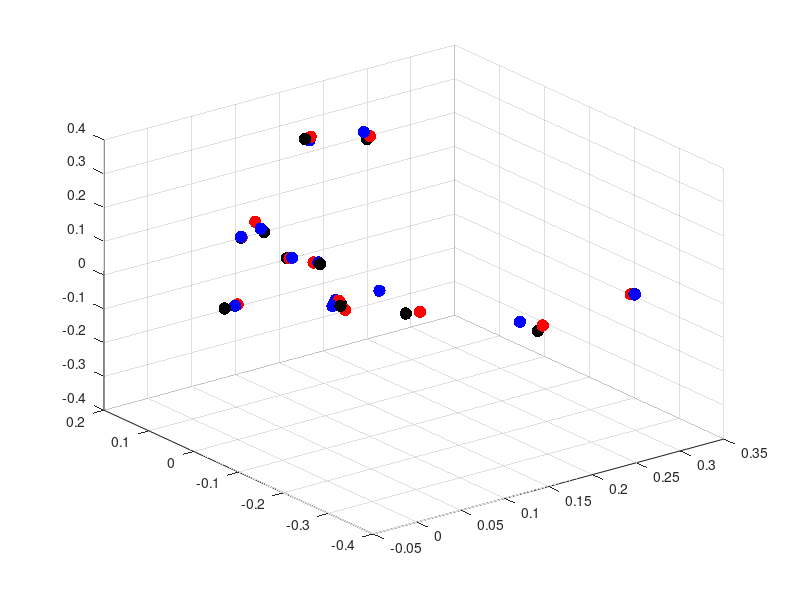

This chart was generated by the following MATLAB code: (Note: this script raises an error after producing the figure.)
%%%%Matlab script for Feng/Raman et al%%%%
%Date: 12/10/2019

%Needed workspace

%workspace.mat contains data pertaining to manuscript
%Structures included in workspace
    %BPM: Binary Phenotype Matrix data
    %colorMap: colormap matrix for plotting Fig. 2B
    %colorMap2: colormap matrix for plotting Fig. 4
    %fitness: COPRO SEQ fitness data with delineation of rows as organisms
    %nutrients: Data pertaining to metabolic naalytes
    %RNA_seq: Data pertaining to RNA-seq
    
%% Load necessary workspace

load Workspace_FengRaman.mat
    
%% Create Fig. 2B

%Running this section by itself will create Fig. 2B
%The excel file 'Fitness_Ev1_RNA_seq_forFig2A.xlsx' shows the linear
%correlation between projection along PC1 and bacterial fitness shown in
%Fig. 2C

%Step 1: Create mcSEED enrichment matrix (shown in Fig. 2A)

%Step 1a: mcSEED enrichment matrix for S2 organisms
    
fn = fieldnames(RNA_seq.S2);
counter = 0;
for k=1:numel(fn);
    if(isnumeric(RNA_seq.S2.(fn{k})));
        counter = counter + 1;
        RNA_seq.S2.(fn{k})(:,21) = zeros(length(RNA_seq.S2.(fn{k})(:,1)),1); %Create column of zeros to separate values from means
        RNA_seq.S2.(fn{k})(:,22) = mean(RNA_seq.S2.(fn{k})(:,1:5)'); %mcSEED average of S2 only
        RNA_seq.S2.S2_mat(counter,:) = RNA_seq.S2.(fn{k})(:,22); %row 1 is S2 only
        %counter = counter + 1;
        RNA_seq.S2.(fn{k})(:,23) = mean(RNA_seq.S2.(fn{k})(:,6:10)'); %mcSEED average of S1-->S2
        %RNA_seq.S2.S2_mat(counter,:) = RNA_seq.S2.(fn{k})(:,23); %row 1 is S1-->S2
        counter = counter + 1;
        RNA_seq.S2.(fn{k})(:,24) = mean(RNA_seq.S2.(fn{k})(:,11:15)'); %mcSEED average of S2-->S1
        RNA_seq.S2.S2_mat(counter,:) = RNA_seq.S2.(fn{k})(:,24); %row 2 is S2-->S1
        counter = counter + 1;
        RNA_seq.S2.(fn{k})(:,25) = mean(RNA_seq.S2.(fn{k})(:,16:20)'); %mcSEED average of S1 + S2
        RNA_seq.S2.S2_mat(counter,:) = RNA_seq.S2.(fn{k})(:,25); %row 3 is S1 + S2
    end;
end;    

%At the end of the above 'for-loop', RNA_seq.S2.S2_mat is a matrix of the
%mcSEED metabolic pathway content for only the S2 organisms


%Step 1b: mcSEED enrichment matrix for S1 organisms

%Create mcSEED enrichment matrices for each of the S1 organisms
clear fn
fn = fieldnames(RNA_seq.S1);
counter = 0;
for k=1:numel(fn);
    if(isnumeric(RNA_seq.S1.(fn{k})));
        RNA_seq.S1.(fn{k})(:,21) = zeros(length(RNA_seq.S1.(fn{k})(:,1)),1); %Create column of zeros
        RNA_seq.S1.(fn{k})(:,22) = mean(RNA_seq.S1.(fn{k})(:,1:5)'); %mcSEED average of S1 only
        RNA_seq.S1.(fn{k})(:,23) = mean(RNA_seq.S1.(fn{k})(:,6:10)'); %mcSEED average of S1-->S2
        RNA_seq.S1.(fn{k})(:,24) = mean(RNA_seq.S1.(fn{k})(:,11:15)'); %mcSEED average of S2-->S1
        RNA_seq.S1.(fn{k})(:,25) = mean(RNA_seq.S1.(fn{k})(:,16:20)'); %mcSEED average of S1 + S2
    end;
end;
tmp = RNA_seq.S1.E_coli(:,22:25);
tmp = tmp';
tmp2 = RNA_seq.S2.S2_mat;
RNA_seq.enrichment_matrices.Ecoli = vertcat(tmp,tmp2);
clear tmp 

tmp = RNA_seq.S1.E_cass(:,22:25);
tmp = tmp';
RNA_seq.enrichment_matrices.Ecass = vertcat(tmp,tmp2);
clear tmp

tmp = RNA_seq.S1.C_bolteae(:,22:25);
tmp = tmp';
RNA_seq.enrichment_matrices.Cbolteae = vertcat(tmp,tmp2);
clear tmp

tmp = RNA_seq.S1.C_inoc(:,22:25);
tmp = tmp';
RNA_seq.enrichment_matrices.Cinoc = vertcat(tmp,tmp2);
clear tmp

%Step 1c: Add pseudocount
clear fn
fn = fieldnames(RNA_seq.enrichment_matrices);
for k=1:numel(fn);
        RNA_seq.enrichment_matrices.(fn{k}) = RNA_seq.enrichment_matrices.(fn{k}) + 0.1; %Add pseudocount
        RNA_seq.enrichment_matrices.(fn{k}) = log(RNA_seq.enrichment_matrices.(fn{k})./RNA_seq.enrichment_matrices.(fn{k})(1,:)); %Compute enrichment with S1 only being the reference
end;

%Step 1d: Create enrichment matrix shown in right panel of Fig. 2A
tmp = RNA_seq.S1.E_coli(:,23:25)';
tmp1 = RNA_seq.S1.E_cass(:,23:25)';
tmp2 = RNA_seq.S1.C_inoc(:,23:25)';
tmp3 = RNA_seq.S1.C_bolteae(:,23:25)';
tmp4 = vertcat(tmp,tmp1,tmp2,tmp3);

tmp4 = vertcat(tmp4,RNA_seq.S2.S2_mat);
tmp4 = tmp4 + 0.1; %Add pseudocount
tmp4 = log10(tmp4./tmp4(28,:)); %'tmp4' is the enrichment matrix with P distasonis S1-->S2 as reference


%Step 2: Perform eigendecomposition of mcSEED enrichment matrix
[x,y] = eig(cov(tmp4')); x = fliplr(x); y = diag(y); y = flipud(y); y = y/sum(y);
%x are the projections along eigenvectors and y are the eigenvectors
figure; scatter3(x(:,1),x(:,2),x(:,3),80,colorMap,'filled'); %Fig. 2B

%% Create Fig. 3B

%PC1 contains the information regarding high fitness. Performing SVD on the
%tmp4 matrix and isolating the projections corresponding to the first
%singular value will tell us which mcSEED subsystems create the PC1 axis

[U,S,V] = svd(RNA_seq.mcSEED_space.matrix);
U = U(:,1); S = S(1,1); V = V(:,1); V1 = V'; %Right singular vectors contain necessary information
new_mat = U*S*V1; %New matrix only considers eigenvector 1
figure; histogram(V1,50); %Histogram shown in Fig. 3B
[a,b] = sortrows(V); 
mcSEED_pathways_V1_ordered = RNA_seq.pathway_modules(b); %Labels shown in Fig. 3B

%% Create Fig. 3C

%Create matrix of mcSEED_enrichment with top 9 and bottom 9 (top 10% and
%bottom 10% SVD projection)

RNA_seq.mcSEED_space.matrix_trm = RNA_seq.mcSEED_space.matrix(:,[RNA_seq.SVD_analysis.V_srtd_b(1:9),RNA_seq.SVD_analysis.V_srtd_b(end-8:end)]);

%Hierarchically cluster by strain, Fig. 3C, left panel
clear Z H T out
Z = linkage(RNA_seq.mcSEED_space.matrix_trm,'average');
[H,T,out] = dendrogram(Z,36); %Dendrogram shown in Fig. 3C
RNA_seq.mcSEED_space.matrix_trm_reordered = RNA_seq.mcSEED_space.matrix_trm(out,:);
figure; imagesc(RNA_seq.mcSEED_space.matrix_trm_reordered); colormap gray; axis equal

%% Create Fig. 4A
%E faecium is a microbe that doesn't survive the introduction of S2 as well
%as the others. Why? Analyze its RNA-seq data. However, the S1-->S2
%colonization condition only contained 0.2% and as a result had a low
%RNA-seq data generation. So only look at S2-->S1 and S1 + S2 as well as S1
%and compare to the other organisms that survive by normalizing to the S1
%alone condition. 

RNA_seq.S1.E_faecium(:,16) = zeros(length(RNA_seq.S1.E_faecium(:,1)),1); %Column of zeros
RNA_seq.S1.E_faecium(:,17) = mean(RNA_seq.S1.E_faecium(:,1:5)'); %Mean of S1 only
RNA_seq.S1.E_faecium(:,18) = mean(RNA_seq.S1.E_faecium(:,6:10)'); %Mean of S2-->S1
RNA_seq.S1.E_faecium(:,19) = mean(RNA_seq.S1.E_faecium(:,11:15)'); %Mean of S1 + S2

clear tmp tmp1 tmp2 tmp3
tmp = RNA_seq.S1.E_coli(:,22:25)';
tmp1 = RNA_seq.S1.E_cass(:,22:25)';
tmp2 = RNA_seq.S1.C_inoc(:,22:25)';
tmp3 = RNA_seq.S1.C_bolteae(:,22:25)';
tmp4 = RNA_seq.S1.E_faecium(:,17:19)';

tmp5 = vertcat(tmp, tmp1, tmp2, tmp3, tmp4);
tmp5 = tmp5(:,[RNA_seq.SVD_analysis.V_srtd_b(1:9),RNA_seq.SVD_analysis.V_srtd_b(end-8:end)]);
tmp5 = tmp5 +0.1; %Pseudocount
tmp5 = log10(tmp5./tmp5(17,:)); %Normalize
clear x y
[x y] = eig(cov(tmp5')); x = fliplr(x); y = diag(y); y = flipud(y); y = y/sum(y);

figure; scatter3(x(:,1),x(:,2),x(:,3),80,colorMap2,'filled'); %Fig. 4A

%% Create Fig. 4B-D

[U,S,V] = svd(RNA_seq.mcSEED_space_w_Efaecium.mat);
figure; histogram(V(:,1),10);
figure; histogram(V(:,2),10);
U_3 = U(:,3); S_3 = S(3,3); V_3 = V(:,3);
figure; histogram(V_3,20);

%% Create Fig. S2A
%First compare reproducibility between experiments
%GF v GF
nutrients.expt1.data.GF_mean_std(:,1) = mean(nutrients.expt1.data.GF');
nutrients.expt1.data.GF_mean_std(:,2) = std(nutrients.expt1.data.GF');

nutrients.expt1.data.S1_mean_std(:,1) = mean(nutrients.expt1.data.S1');
nutrients.expt1.data.S1_mean_std(:,2) = std(nutrients.expt1.data.S1');

nutrients.expt1.data.S2_mean_std(:,1) = mean(nutrients.expt1.data.S2');
nutrients.expt1.data.S2_mean_std(:,2) = std(nutrients.expt1.data.S2');

nutrients.expt1.data.S1S2_mean_std(:,1) = mean(nutrients.expt1.data.S1S2');
nutrients.expt1.data.S1S2_mean_std(:,2) = std(nutrients.expt1.data.S1S2');

nutrients.expt1.data.S2S1_mean_std(:,1) = mean(nutrients.expt1.data.S2S1');
nutrients.expt1.data.S2S1_mean_std(:,2) = std(nutrients.expt1.data.S2S1');

nutrients.expt1.data.S1pS2_mean_std(:,1) = mean(nutrients.expt1.data.S1pS2');
nutrients.expt1.data.S1pS2_mean_std(:,2) = std(nutrients.expt1.data.S1pS2');

nutrients.expt2.data.GF_mean_std(:,1) = mean(nutrients.expt2.data.GF');
nutrients.expt2.data.GF_mean_std(:,2) = std(nutrients.expt2.data.GF');

nutrients.expt2.data.S1_mean_std(:,1) = mean(nutrients.expt2.data.S1');
nutrients.expt2.data.S1_mean_std(:,2) = std(nutrients.expt2.data.S1');

nutrients.expt2.data.S2_mean_std(:,1) = mean(nutrients.expt2.data.S2');
nutrients.expt2.data.S2_mean_std(:,2) = std(nutrients.expt2.data.S2');

nutrients.expt2.data.S1S2_mean_std(:,1) = mean(nutrients.expt2.data.S1S2');
nutrients.expt2.data.S1S2_mean_std(:,2) = std(nutrients.expt2.data.S1S2');

%Second add pseudocount to data 

% nutrients.expt1.data.GF_mean_std(:,3) = nutrients.expt1.data.GF_mean_std(:,1) + 0.1;
% nutrients.expt1.data.S1_mean_std(:,3) = nutrients.expt1.data.S1_mean_std(:,1) + 0.1;
% nutrients.expt1.data.S2_mean_std(:,3) = nutrients.expt1.data.S2_mean_std(:,1) + 0.1;
% nutrients.expt1.data.S1S2_mean_std(:,3) = nutrients.expt1.data.S1S2_mean_std(:,1) + 0.1;

nutrients.expt1.data.GF_pseudo = nutrients.expt1.data.GF + 0.1;
nutrients.expt1.data.S1_pseudo = nutrients.expt1.data.S1 + 0.1;
nutrients.expt1.data.S2_pseudo = nutrients.expt1.data.S2 + 0.1;
nutrients.expt1.data.S1S2_pseudo = nutrients.expt1.data.S1S2 + 0.1;
nutrients.expt1.data.S2S1_pseudo = nutrients.expt1.data.S2S1 + 0.1;
nutrients.expt1.data.S1pS2_pseudo = nutrients.expt1.data.S1pS2 + 0.1;

nutrients.expt1.data.GF_pseudo_mean = mean(nutrients.expt1.data.GF_pseudo');
nutrients.expt1.data.GF_pseudo_mean = nutrients.expt1.data.GF_pseudo_mean';

nutrients.expt1.data.S1_norm = log10(nutrients.expt1.data.S1_pseudo./nutrients.expt1.data.GF_pseudo_mean);
nutrients.expt1.data.S2_norm = log10(nutrients.expt1.data.S2_pseudo./nutrients.expt1.data.GF_pseudo_mean);
nutrients.expt1.data.S1S2_norm = log10(nutrients.expt1.data.S1S2_pseudo./nutrients.expt1.data.GF_pseudo_mean);
nutrients.expt1.data.S2S1_norm = log10(nutrients.expt1.data.S2S1_pseudo./nutrients.expt1.data.GF_pseudo_mean);
nutrients.expt1.data.S1pS2_norm = log10(nutrients.expt1.data.S1pS2_pseudo./nutrients.expt1.data.GF_pseudo_mean);

%Concatenate horizontally for all conditions to make large 56x25 matrix
nutrients.expt1.data.total_mat = horzcat(nutrients.expt1.data.S1_norm,nutrients.expt1.data.S2_norm,nutrients.expt1.data.S1S2_norm,nutrients.expt1.data.S2S1_norm,nutrients.expt1.data.S1pS2_norm);

%Hierarchically cluster by nutrients
nutrients.expt1.data.HC_analysis.Z = linkage(nutrients.expt1.data.total_mat,'average');
[H,T,out] = dendrogram(nutrients.expt1.data.HC_analysis.Z,56);
nutrients.expt1.data.HC_analysis.rows_reordered = out;
nutrients.expt1.data.HC_analysis.rows_reordered_names = nutrients.expt1.data_row_names(out);



nutrients.expt1.data.HC_analysis.Y = linkage(nutrients.expt1.data.total_mat','average');

clear H T out
[H,T,out] = dendrogram(nutrients.expt1.data.HC_analysis.Y,25);
nutrients.expt1.data.HC_analysis.columns_reordered = out;
nutrients.expt1.data.HC_analysis.columns_reordered_names = nutrients.expt1.data_column_names(out);

%visualize HC matrix
nutrients.expt1.data.total_mat_reordered = nutrients.expt1.data.total_mat(nutrients.expt1.data.HC_analysis.rows_reordered,nutrients.expt1.data.HC_analysis.columns_reordered);
figure; imagesc(nutrients.expt1.data.total_mat_reordered); axis equal; colormap gray;

%% Create S2B
%Perform eigendecomposition on nutrient matrix shown in previous section
clear x y
[x,y] = eig(cov(nutrients.expt1.data.total_mat_reordered(1:end-9,:)));
x = fliplr(x); y = diag(y); y = flipud(y); y = y/sum(y);
figure; scatter(x(:,1),x(:,2)); %Fig. S2B
nutrients.expt1.data.PCA_analysis.x = x;
nutrients.expt1.data.PCA_analysis.y = y;
clear x y



